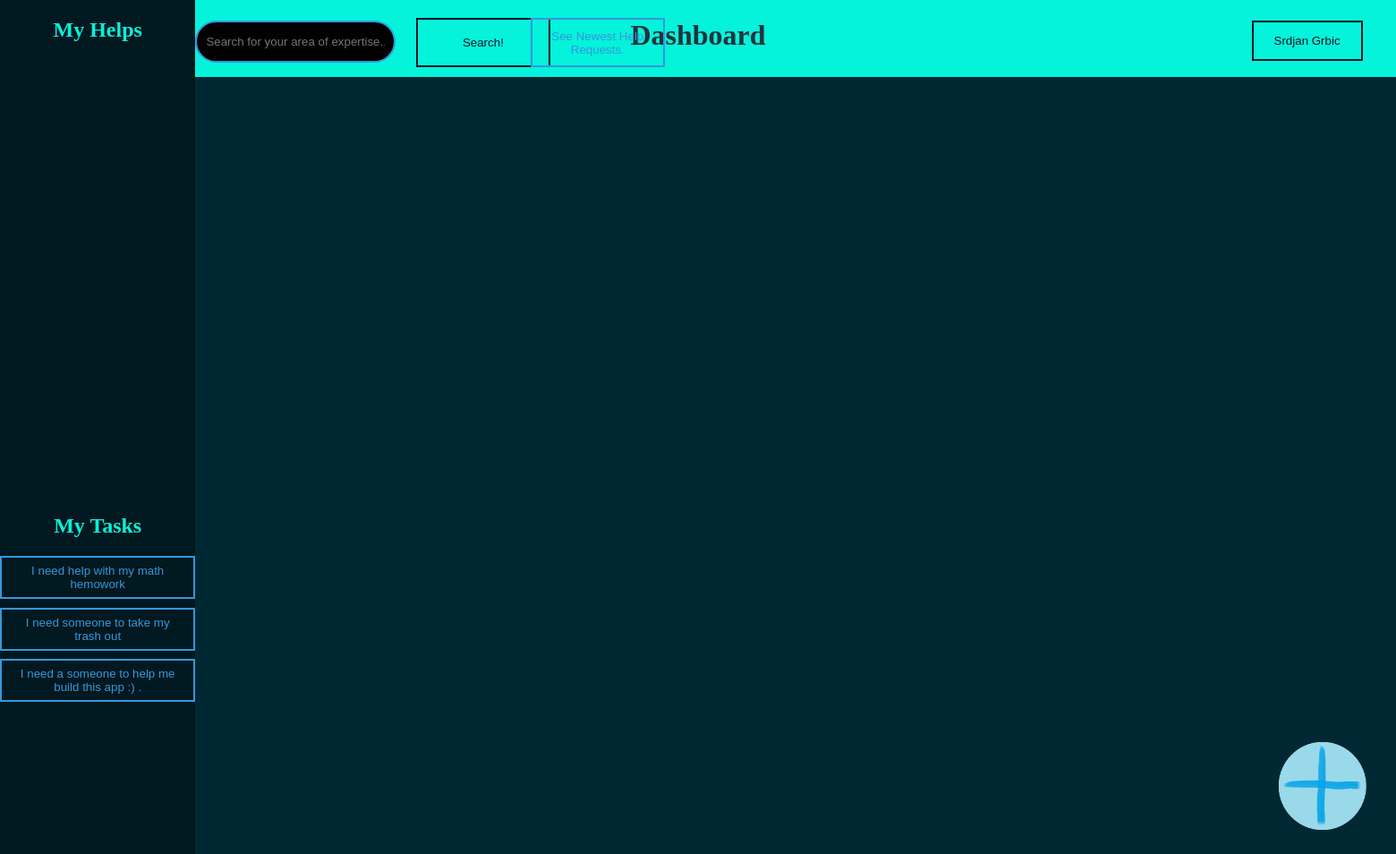
Before: /dashboard.php (signed in) with the older database file.
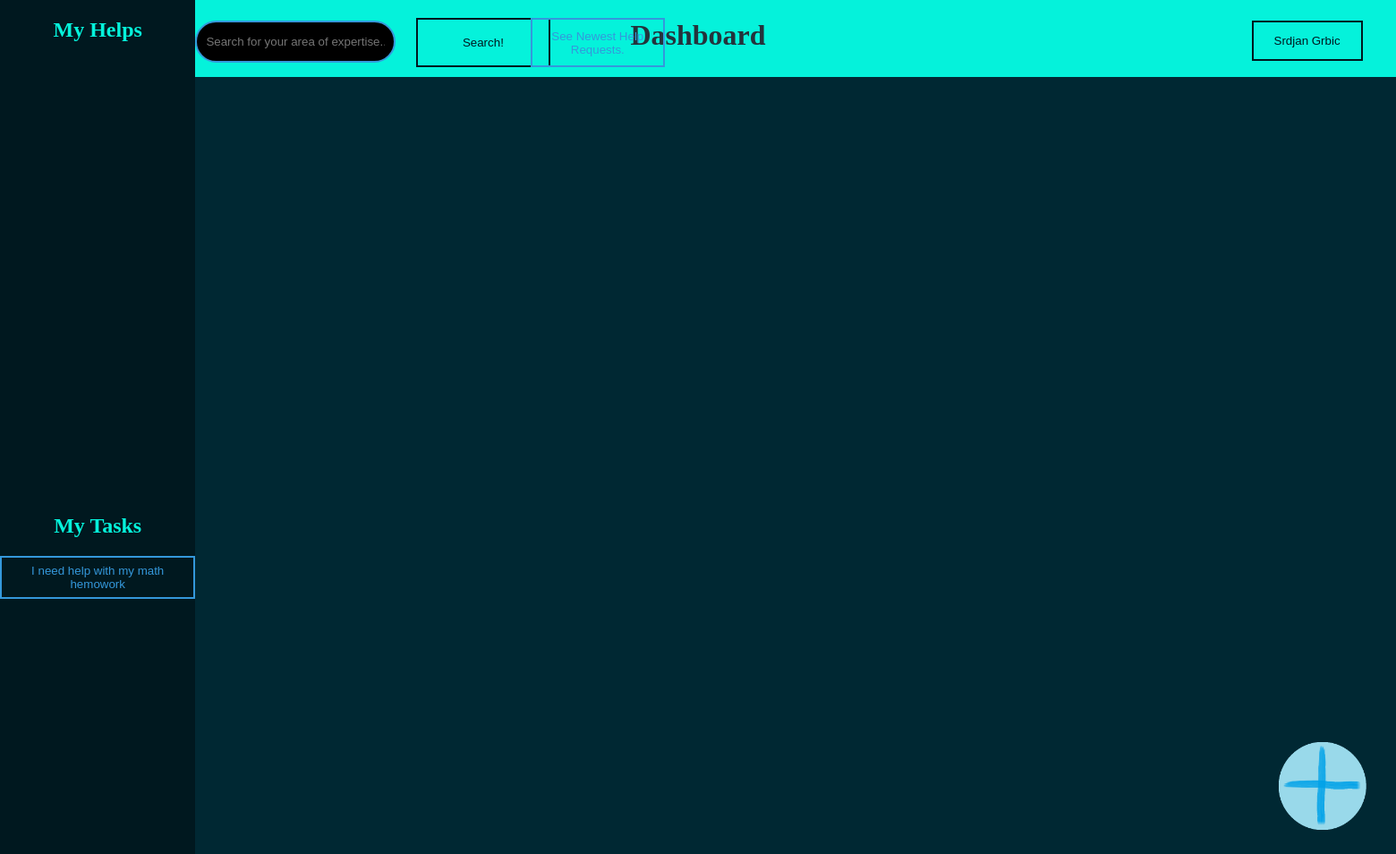
After: the same page with the newer database file.
### tables this page shows
CREATE TABLE `helps` (
  `id` int(11) NOT NULL,
  `title` varchar(250) NOT NULL,
  `usercreatorid` int(12) NOT NULL,
  `userpickerid` int(12) NOT NULL,
  `description` varchar(760) NOT NULL,
  `points` int(3) NOT NULL,
  `isdone` int(1) NOT NULL
);

### dashboard.php (the view, shortened to what this page needs)
<?php
  include "connection.php";
?>
<!DOCTYPE html>
<html>
  <head>
    <link rel = "stylesheet" href = "dashstyle.css">
  </head>
  <body>
    <header class = "Head">
      <h1 class = "MainTitle">Dashboard</h1>
      <form method = "POST" action = "#">
      <button name = "GoToYourProfile" class = "Profile" style = "  color: #00181f; border-color: #00181f; "><?php echo $_SESSION['firstname'] ?> <?php echo $_SESSION['lastname'] ?> </button>
    </form>
    <form method = "POST" action = "#">
    <input class = "Search" name = "SearchInput" type = "text" placeholder = "Search for your area of expertise... Here! :) ;)">
    <button style = "color: #00181f; border-color: #00181f; " class = "SearchButton" name = "Searchbutton">Search! </button>
    <form method = "POST" action = "#">
      <button name = "SeeNewest" class = "SeeNewest">See Newest Help Requests. </button>
    </form>
    </header>
    <main>
      <div class = "SideMenu">
        <h2 style = "text-align: center; color: #05F2DB; ">My Helps</h2>
        <div class = "MyHelps">
        </div>
        <div class = "MyTasks">
          <h2 style = "text-align: center; color: #05F2DB; ">My Tasks</h2>
          <?php
            $TasksQuery = "SELECT * FROM `helps`";
            $TasksQueryResult = mysqli_query($Link, $TasksQuery) or die ("Ahaaaaaaaaa! There is a error! **** **** We will be glad if you will try again later on. ");
            $FoundedTasks = $TasksQueryResult->num_rows;
            if($FoundedTasks > 0){
              while(($FoundedTask = mysqli_fetch_row($TasksQueryResult)) != NULL){
                if($FoundedTask[2] == $_SESSION['userid']){
                  echo "<form method = 'POST' action = '#'>";
                  echo "<button name = 'Button'>$FoundedTask[1]</button>";
                  echo "</form>";
                }
              }
            }
          ?>
        </div>
      </div>
      <a href = "createhelprequest.php" ><img class = "AddButton" src = "AddButton.png" alt = "PictureCanNotBeLoaded" width = "98px" height = "98px"></a>
      <div class = "MainSector">
      </div>
    </main>
  </body>
</html>

Changed rows visible on the page:
removed helps: title "I need someone to take my trash out"
removed helps: title "I need a someone to help me build this app :) ."
